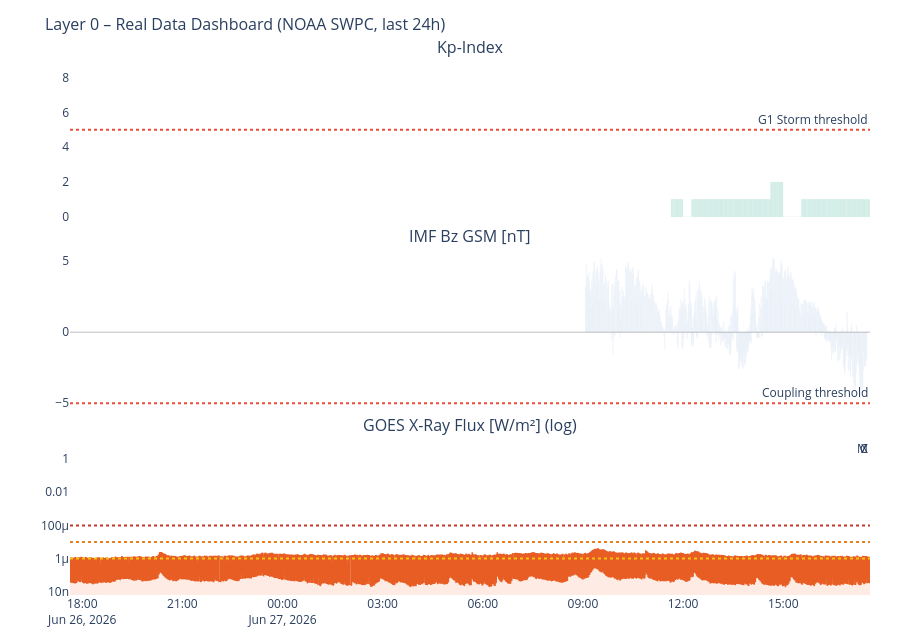

Notebook code for this chart:
### Markdown cell above
---
## 3. Time-Series Dashboard (Real Data)

### Code cell
# ============================================================
# DASHBOARD – Kp / Solar Wind / IMF Bz / X-Ray
# ============================================================

panels = [
    (df_kp,   'kp',     'Kp-Index',                       '#7F77DD', 'bar'),
    (df_sw,   'speed',  'Solar Wind Speed [km/s]',         '#F2A623', 'line'),
    (df_mag,  'bz_gsm', 'IMF Bz GSM [nT]',                '#378ADD', 'bar'),
    (df_xray, 'flux',   'GOES X-Ray Flux [W/m²] (log)',    '#E85D24', 'line'),
]
active = [(df, col, title, color, kind)
          for df, col, title, color, kind in panels
          if df is not None and col in df.columns]

if not active:
    print('No data available.')
else:
    fig = make_subplots(
        rows=len(active), cols=1, shared_xaxes=True,
        subplot_titles=[p[2] for p in active],
        vertical_spacing=0.06
    )
    for i, (df, col, title, color, kind) in enumerate(active, 1):
        ds = df.dropna(subset=[col])
        if kind == 'bar':
            if col == 'kp':
                mc = ['#2ecc71' if v < 4 else '#f39c12' if v < 6 else '#e74c3c'
                      for v in ds[col]]
            elif col == 'bz_gsm':
                mc = ['#e74c3c' if v < -5 else '#2ecc71' if v > 5 else '#95a5a6'
                      for v in ds[col]]
            else:
                mc = color
            fig.add_trace(go.Bar(x=ds['time'], y=ds[col], marker_color=mc,
                                 name=title, opacity=0.75), row=i, col=1)
        else:
            h = color.lstrip('#')
            r_c, g_c, b_c = int(h[0:2], 16), int(h[2:4], 16), int(h[4:6], 16)
            fc = f'rgba({r_c},{g_c},{b_c},0.12)'
            fig.add_trace(go.Scatter(x=ds['time'], y=ds[col], name=title,
                                     line=dict(color=color, width=1.5),
                                     fill='tozeroy', fillcolor=fc), row=i, col=1)

        if col == 'kp':
            fig.add_hline(y=5, line_dash='dot', line_color='#e74c3c',
                          annotation_text='G1 Storm threshold', row=i, col=1)
            fig.update_yaxes(range=[0, 9], row=i, col=1)
        elif col == 'speed':
            fig.add_hline(y=500, line_dash='dot', line_color='#E85D24',
                          annotation_text='Elevated wind', row=i, col=1)
        elif col == 'bz_gsm':
            fig.add_hline(y=0, line_color='gray', line_width=0.5, row=i, col=1)
            fig.add_hline(y=-5, line_dash='dot', line_color='#e74c3c',
                          annotation_text='Coupling threshold', row=i, col=1)
        elif col == 'flux':
            fig.update_yaxes(type='log', row=i, col=1)
            for lvl, lbl, lc in [(1e-4,'X','#c0392b'),(1e-5,'M','#e67e22'),(1e-6,'C','#f1c40f')]:
                fig.add_hline(y=lvl, line_dash='dot', line_color=lc,
                              annotation_text=lbl, row=i, col=1)

    fig.update_layout(
        title=dict(text='Layer 0 – Real Data Dashboard (NOAA SWPC, last 24h)', font=dict(size=16)),
        height=180 * len(active) + 100,
        showlegend=False,
        plot_bgcolor='rgba(0,0,0,0)', paper_bgcolor='rgba(0,0,0,0)',
        margin=dict(l=70, r=30, t=60, b=40)
    )
    fig.show()

### Figure 1 — Plotly figure (JSON) as saved in the notebook; plotly's stock layout.template omitted (floating-point values rounded to 4 significant figures; data arrays with more than 128 entries replaced by an {"elided": "..."} marker saying what was removed)
{"data": [{"marker": {"color": {"elided": "357 str values"}}, "name": "Kp-Index", "opacity": 0.75, "type": "bar", "x": {"elided": "357 str values"}, "xaxis": "x", "y": {"elided": "357 int values"}, "yaxis": "y"}, {"marker": {"color": {"elided": "1440 str values"}}, "name": "IMF Bz GSM [nT]", "opacity": 0.75, "type": "bar", "x": {"elided": "1440 str values"}, "xaxis": "x2", "y": {"elided": "1440 float values"}, "yaxis": "y2"}, {"fill": "tozeroy", "fillcolor": "rgba(232,93,36,0.12)", "line": {"color": "#E85D24", "width": 1.5}, "name": "GOES X-Ray Flux [W/m²] (log)", "type": "scatter", "x": {"elided": "2878 str values"}, "xaxis": "x3", "y": {"elided": "2878 float values"}, "yaxis": "y3"}], "layout": {"annotations": [{"font": {"size": 16}, "showarrow": false, "text": "Kp-Index", "x": 0.5, "xanchor": "center", "xref": "paper", "y": 1.0, "yanchor": "bottom", "yref": "paper"}, {"font": {"size": 16}, "showarrow": false, "text": "IMF Bz GSM [nT]", "x": 0.5, "xanchor": "center", "xref": "paper", "y": 0.6467, "yanchor": "bottom", "yref": "paper"}, {"font": {"size": 16}, "showarrow": false, "text": "GOES X-Ray Flux [W/m²] (log)", "x": 0.5, "xanchor": "center", "xref": "paper", "y": 0.2933, "yanchor": "bottom", "yref": "paper"}, {"showarrow": false, "text": "G1 Storm threshold", "x": 1, "xanchor": "right", "xref": "x domain", "y": 5, "yanchor": "bottom", "yref": "y"}, {"showarrow": false, "text": "Coupling threshold", "x": 1, "xanchor": "right", "xref": "x2 domain", "y": -5, "yanchor": "bottom", "yref": "y2"}, {"showarrow": false, "text": "X", "x": 1, "xanchor": "right", "xref": "x3 domain", "y": 0.0001, "yanchor": "bottom", "yref": "y3"}, {"showarrow": false, "text": "M", "x": 1, "xanchor": "right", "xref": "x3 domain", "y": 1e-05, "yanchor": "bottom", "yref": "y3"}, {"showarrow": false, "text": "C", "x": 1, "xanchor": "right", "xref": "x3 domain", "y": 1e-06, "yanchor": "bottom", "yref": "y3"}], "height": 640, "margin": {"b": 40, "l": 70, "r": 30, "t": 60}, "paper_bgcolor": "rgba(0,0,0,0)", "plot_bgcolor": "rgba(0,0,0,0)", "shapes": [{"line": {"color": "#e74c3c", "dash": "dot"}, "type": "line", "x0": 0, "x1": 1, "xref": "x domain", "y0": 5, "y1": 5, "yref": "y"}, {"line": {"color": "gray", "width": 0.5}, "type": "line", "x0": 0, "x1": 1, "xref": "x2 domain", "y0": 0, "y1": 0, "yref": "y2"}, {"line": {"color": "#e74c3c", "dash": "dot"}, "type": "line", "x0": 0, "x1": 1, "xref": "x2 domain", "y0": -5, "y1": -5, "yref": "y2"}, {"line": {"color": "#c0392b", "dash": "dot"}, "type": "line", "x0": 0, "x1": 1, "xref": "x3 domain", "y0": 0.0001, "y1": 0.0001, "yref": "y3"}, {"line": {"color": "#e67e22", "dash": "dot"}, "type": "line", "x0": 0, "x1": 1, "xref": "x3 domain", "y0": 1e-05, "y1": 1e-05, "yref": "y3"}, {"line": {"color": "#f1c40f", "dash": "dot"}, "type": "line", "x0": 0, "x1": 1, "xref": "x3 domain", "y0": 1e-06, "y1": 1e-06, "yref": "y3"}], "showlegend": false, "title": {"font": {"size": 16}, "text": "Layer 0 – Real Data Dashboard (NOAA SWPC, last 24h)"}, "xaxis": {"anchor": "y", "domain": [0.0, 1.0], "matches": "x3", "showticklabels": false}, "xaxis2": {"anchor": "y2", "domain": [0.0, 1.0], "matches": "x3", "showticklabels": false}, "xaxis3": {"anchor": "y3", "domain": [0.0, 1.0]}, "yaxis": {"anchor": "x", "domain": [0.7067, 1.0], "range": [0, 9]}, "yaxis2": {"anchor": "x2", "domain": [0.3533, 0.6467]}, "yaxis3": {"anchor": "x3", "domain": [0.0, 0.2933], "type": "log"}}}
